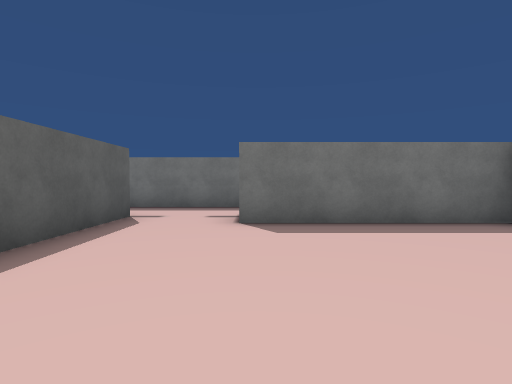
View 1 (above)

24 first-person views from a walk through a Unity game level. The camera is 1.4 m above the floor, tilts 2° down and sees 80° across. The floor is counted in squares, 2 m on a side. Each view is taken from the middle of a square. On the plan, view 1 faces up. The plan holds only what a view shows up to about 10 squares ahead; the rest is blank. The place goes on beyond the plan. The player character is not drawn. Some surface patterns are stand-ins.

View 2
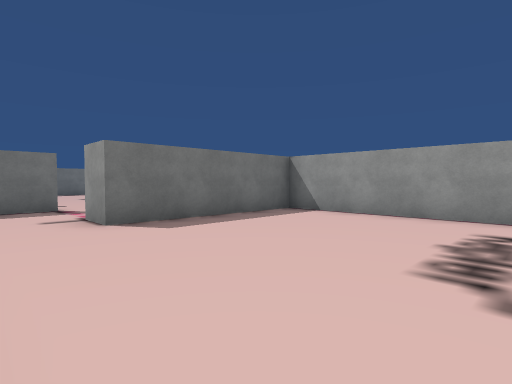

View 3
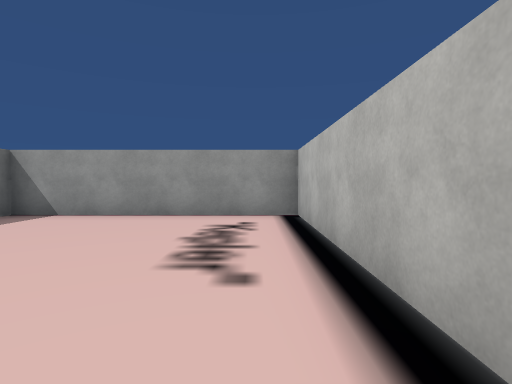

View 4
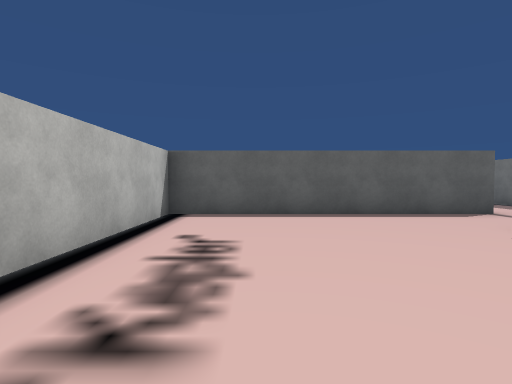

View 5
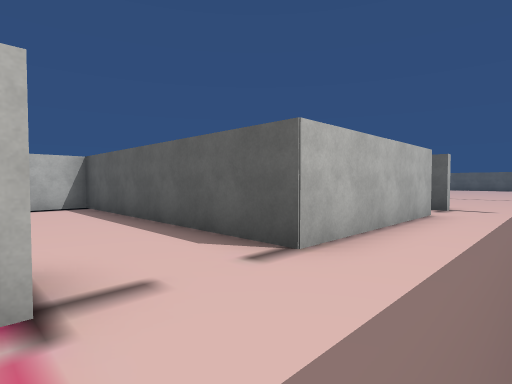

View 6
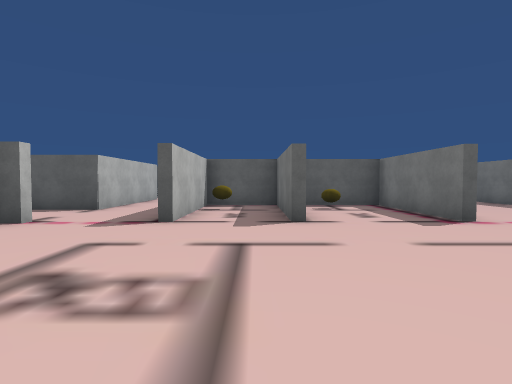

View 7
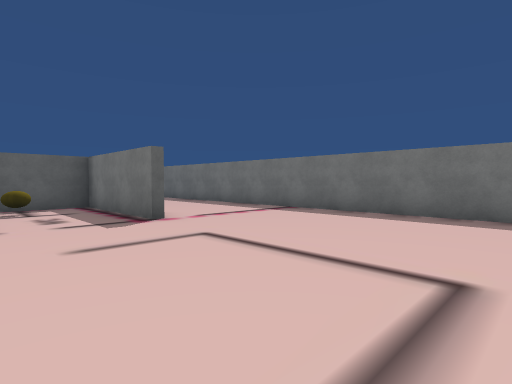

View 8
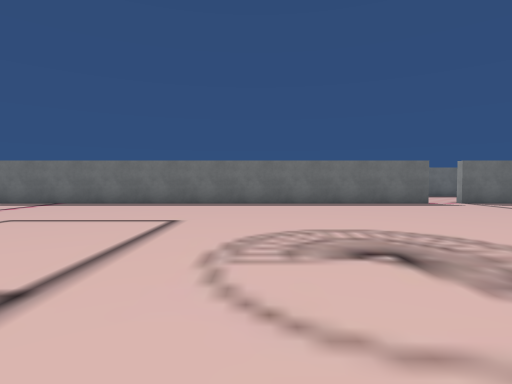

View 9
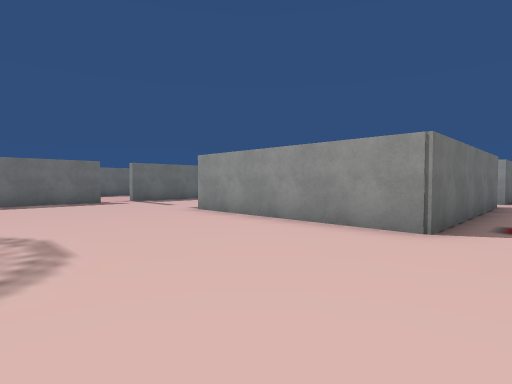

View 10
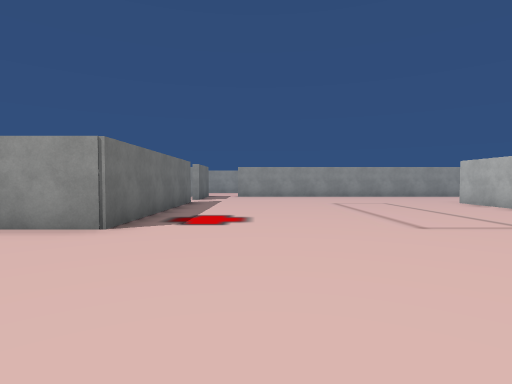

View 11
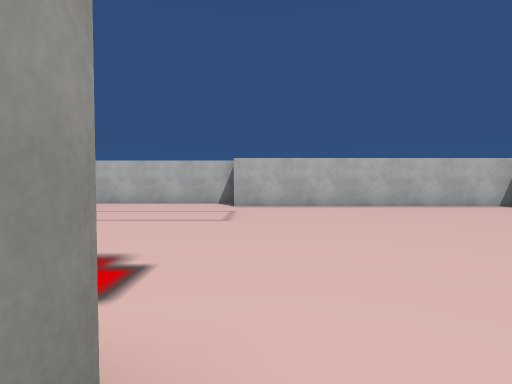

View 12
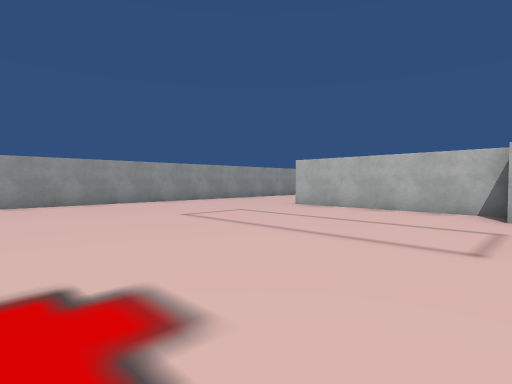

View 13
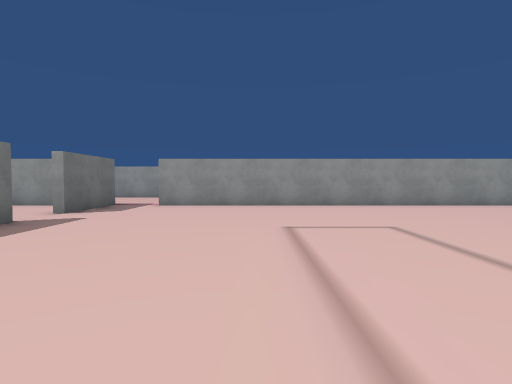

View 14
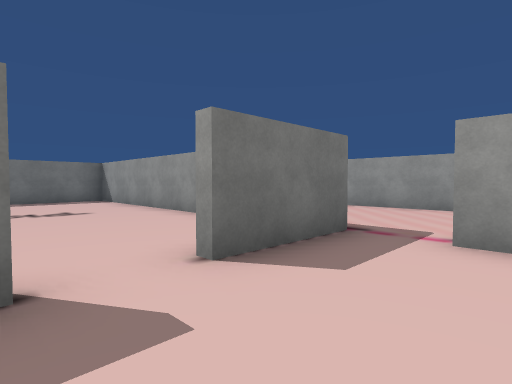

View 15
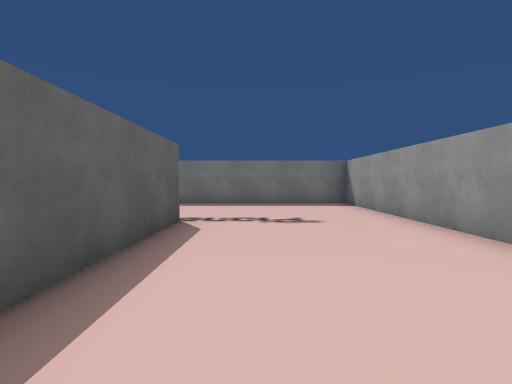

View 16
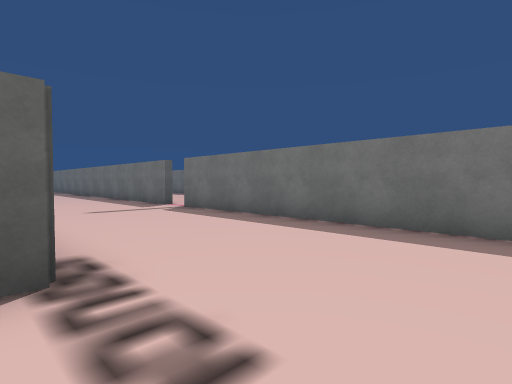

View 17
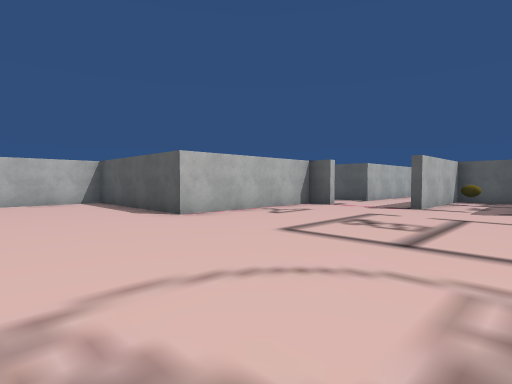

View 18
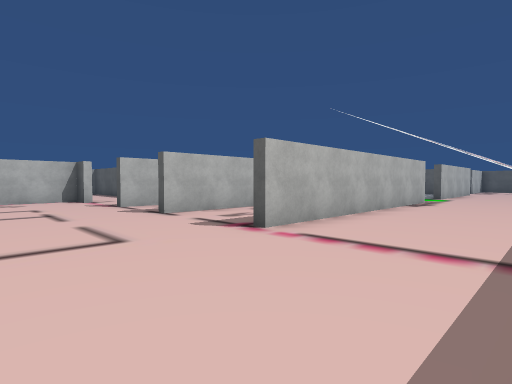

View 19
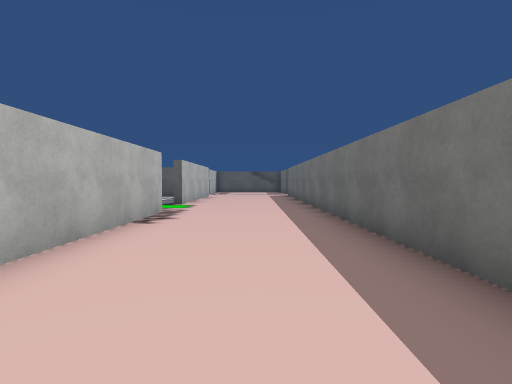

View 20
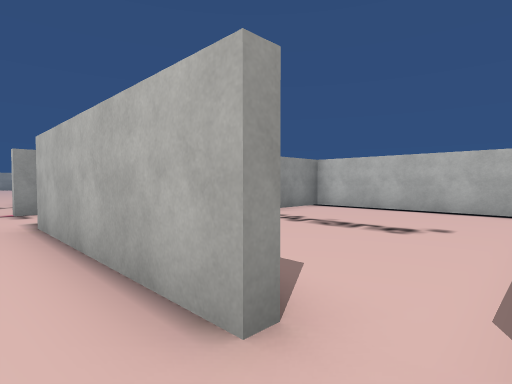

View 21
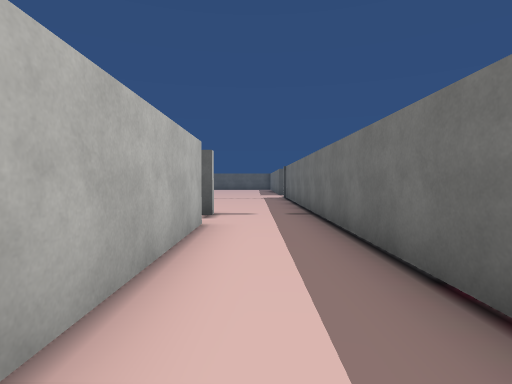

View 22
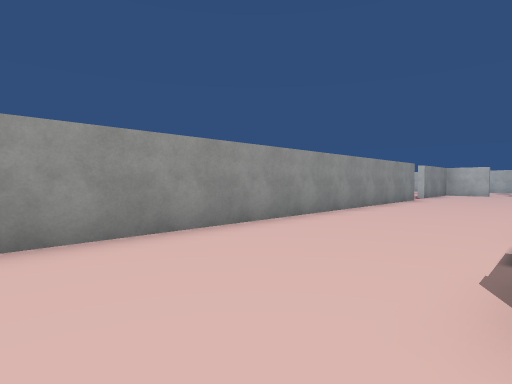

View 23
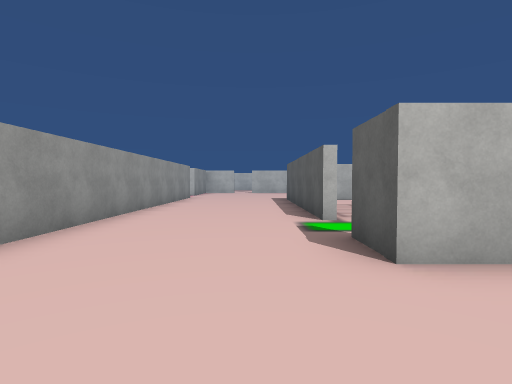

View 24
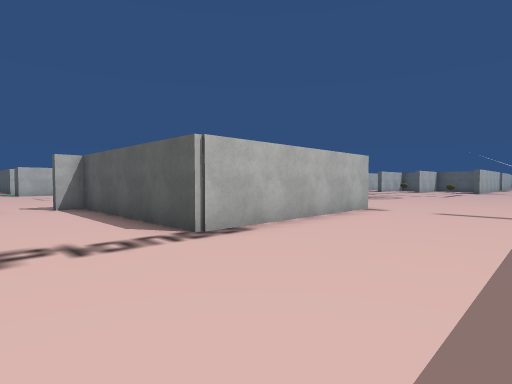

### Floor plan
Points are (right, up) in squares from view 1. A wall is a line through its corners. A room is listed if a view was taken in it or the views show most of it. See-through windows are left out.
Room 1 (views 1, 2, 3, 4)
walls: (-2.5, 6.1) (-2.5, -0.9) (4.3, -0.9) (4.3, 5.1) (-0.3, 5.1) (-0.3, 6.1)
ways out: opening at (-1.5, 5.5) to room 2
Room 2 (views 5, 6, 7, 8, 9, 10, 11, 12, 13, 14, 15, 16, 17, 18, 19, 20, 21, 22, 23, 24)
walls: (18.2, 8.3) (12.4, 8.3) (12.4, 13.5) (17.6, 13.5) (17.6, 8.6) (18.2, 8.6); (11.5, 17.6) (-8.5, 17.6); (12.6, -0.6) (17.8, -0.6) (17.8, -1.9); (-0.1, 8.3) (-8.5, 8.3); (0, 6.2) (0, 5.4) (4.6, 5.4) (4.6, 0.4) (12.6, 0.4); (-0.3, 10.6) (-3.9, 10.6) (-3.9, 8.6) (-0.3, 8.6); (-0.3, 13.6) (-3.9, 13.6) (-3.9, 11.4); (21.8, 9.9) (21.8, 17.6) (12.5, 17.6); (22.1, 8.3) (19.6, 8.3); (-3.1, 10.9) (-0.3, 10.9); (17.8, -3.5) (17.8, -6.5); (-7.1, 6.1) (-2.5, 6.1); (-8, 13.9) (-0.3, 13.9); (21.8, -6.5) (21.8, 6.9)
ways out: opening at (-1.5, 5.5) to room 1; opening at (12, 18); opening at (17, -2.5); opening at (22, 7); gap at (-8, 14); gap at (-7, 6)

Positions as (right, up) in squares from view 1, and headings:
1: (0, 0), facing up
2: (-2, 0), facing up-right
3: (-2, 0), facing right
4: (4, 1), facing left
5: (0, 8), facing down-left
6: (5, 10), facing left
7: (5, 11), facing up-left
8: (6, 8), facing up
9: (8, 7), facing up-right
10: (8, 6), facing right
11: (12, 9), facing down
12: (12, 7), facing down-right
13: (13, 4), facing right
14: (18, 6), facing up-right
15: (19, 8), facing up
16: (20, 13), facing up-left
17: (8, 11), facing down-left
18: (3, 17), facing down-left
19: (-1, 16), facing left
20: (-8, 7), facing down-right
21: (-2, 7), facing left
22: (18, 1), facing down-right
23: (19, 2), facing down
24: (20, 17), facing down-left
